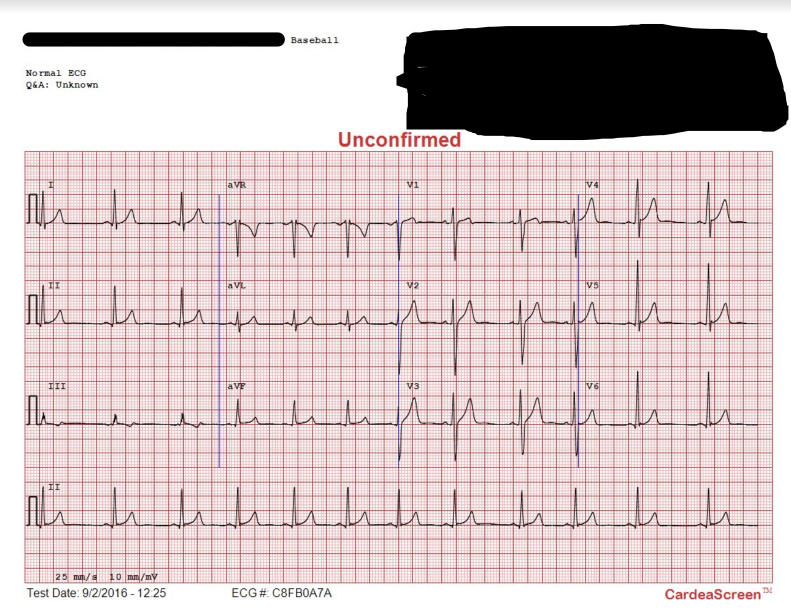
#> input picture ECG Digitization/ECG Code/ecg1.png, 1582 x 1232 px (shown at 1/2 size)
$ python Crop.py
#> lines starting #> are read from the running program, lines starting #| are printed output that depends on the picture
# -*- coding: utf-8 -*-
"""
Created on Fri Oct  9 22:53:02 2020

@author: Kevin
"""
import cv2

img = cv2.imread("ecg1.png")
#> img is the input picture: shape (1232, 1582, 3); mean B, G, R 196.5, 195.7, 212.1
crop_img = img[310:1170, 65:1560]
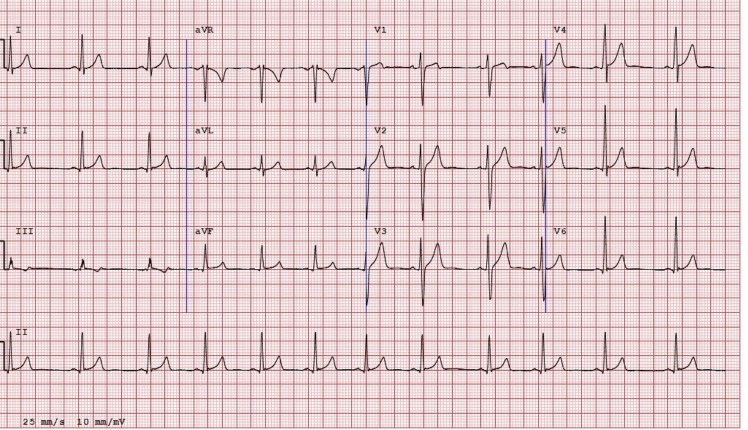
#> crop_img: shape (860, 1495, 3) (shown at 1/2 size); mean B, G, R 204.4, 203.1, 226.9

cv2.imwrite('cropped.jpg', crop_img)

$ run again, with ECG Digitization/ECG Code/test3.jpg saved as ECG Digitization/ECG Code/ecg1.png
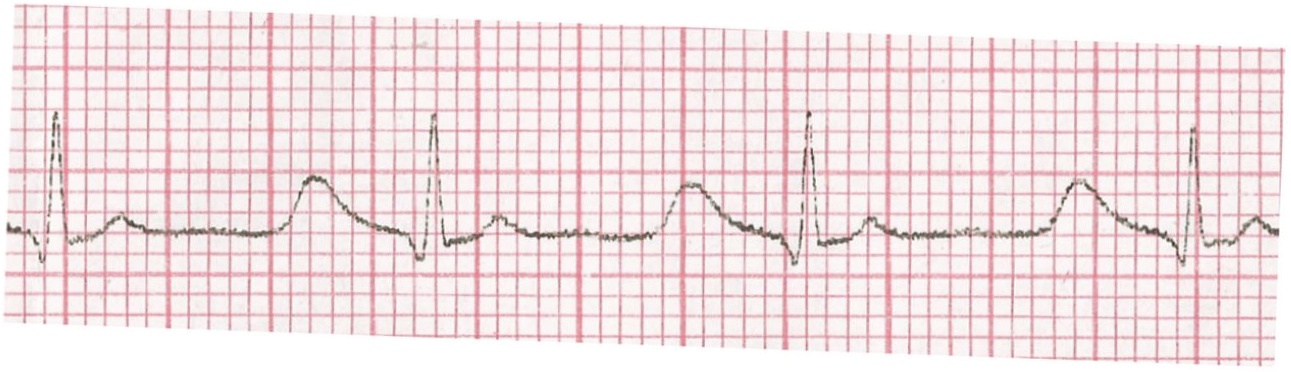
#> input picture ECG Digitization/ECG Code/test3.jpg, 1291 x 372 px
#> img is the input picture: shape (372, 1291, 3); mean B, G, R 226.7, 225, 241.5
#> `crop_img = img[310:1170, 65:1560]`:
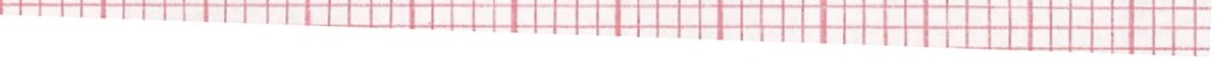
#> crop_img: shape (62, 1226, 3); mean B, G, R 236.5, 235.2, 246.7
